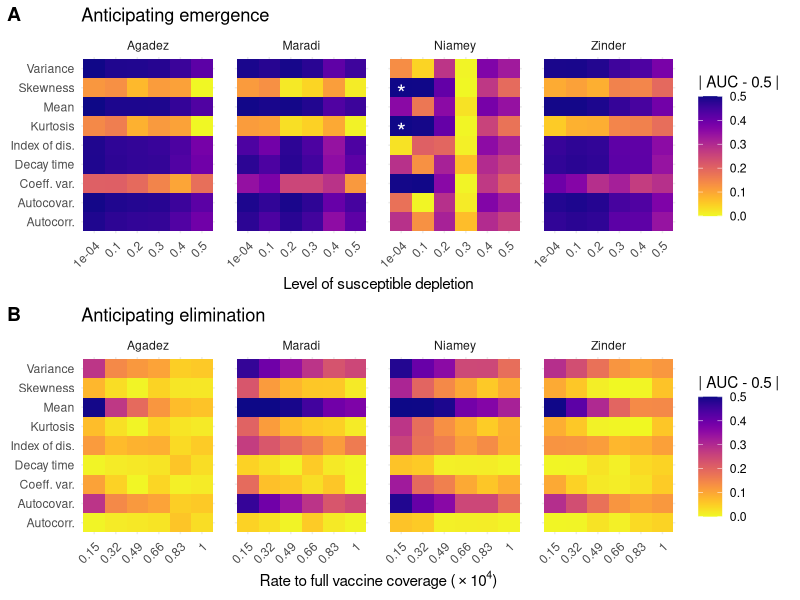

The R source for this figure:
# plot-aucs.R
#  Script to plot the AUC results from emergence and endemic simulation
#  tests of EWS.
#
# Author:
#  Andrew Tredennick (atredenn@gmail.com)



# Load libraries ----------------------------------------------------------

library(tidyverse)
library(viridis)


# Load results ------------------------------------------------------------

emergence_aucs <- read.csv("../results/emergence-grid-aucs.csv")
elimination_aucs <- read.csv("../results/elimination-grid-aucs.csv")

star_tbl <- tibble(
  city = "Niamey",
  x = as.factor(rep(1e-04, 2)),
  y = c(5.7, 7.7)
)


# Make the plots ----------------------------------------------------------

emerge_plot <- ggplot() +
  geom_tile(data = emergence_aucs, aes(x = as.factor(susc_discount), y = metric, fill = abs(AUC-0.5))) +
  geom_text(data = star_tbl, aes(x = x, y = y, label = "*"), color = "white", size = 6) +
  scale_fill_viridis(limits = c(0,0.5), direction = -1, option = "C", name = "| AUC - 0.5 |") +
  facet_wrap(~city, nrow = 1) +
  labs(x = "Level of susceptible depletion", y = NULL) +
  theme_minimal() +
  theme(axis.text.x = element_text(angle = 45, hjust = 1)) +
  theme(panel.spacing = unit(1, "lines")) +
  ggtitle("Anticipating emergence")

eliminate_plot <- ggplot() +
  geom_tile(data = elimination_aucs, aes(x = as.factor(vacc_speed*10000), y = metric, fill = abs(AUC-0.5))) +
  scale_fill_viridis(limits = c(0,0.5), direction = -1, option = "C", name = "| AUC - 0.5 |") +
  facet_wrap(~city, nrow = 1) +
  labs(x = expression(paste("Rate to full vaccine coverage (", phantom()%*%phantom(), 10^4, ")")), y = NULL) +
  theme_minimal() +
  theme(axis.text.x = element_text(angle = 45, hjust = 1)) +
  theme(panel.spacing = unit(1, "lines")) +
  ggtitle("Anticipating elimination")

auc_plot <- cowplot::plot_grid(emerge_plot, eliminate_plot, nrow = 2, align = "v", labels = "AUTO")

ggsave(filename = "../figures/simulation-grid-aucs.pdf", plot = auc_plot, width = 8.5, height = 5.5, units = "in")




# endemic_aucs <- read.csv("../results/endemic-aucs.csv") %>%
#   mutate(simulation = "Endemic")
# 
# emergence_aucs <- read.csv("../results/emergence-aucs.csv") %>%
#   mutate(simulation = "Emergence")
# 
# auc_tbl <- bind_rows(
#   endemic_aucs, 
#   emergence_aucs
# )
# 
# 
# # Plot and save -----------------------------------------------------------
# 
# auc_plot <- ggplot(auc_tbl, aes(x = metric, y = abs(AUC-0.5), fill = AUC)) +
#   geom_col(position = position_dodge()) +
#   scale_y_continuous(limits = c(0,0.5)) +
#   scale_fill_viridis_c(limits = c(0,1), direction = -1, option = "C") +
#   facet_grid(simulation~city) +
#   theme_minimal() +
#   labs(x = NULL, y = "| AUC - 0.5 |")+
#   theme(axis.text.x = element_text(angle = 45, hjust = 1)) +
#   theme(panel.spacing = unit(1, "lines"))
# 
# ggsave(filename = "../figures/simulation-aucs.pdf", plot = auc_plot, width = 8.5, height = 5, units = "in")
